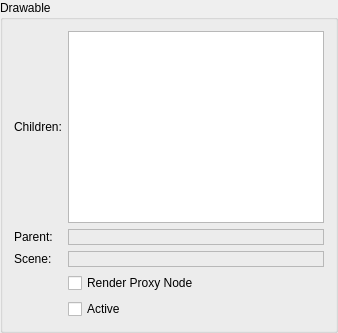
         <widget class="QGroupBox" name="drawableGroupBox">
          <property name="enabled">
           <bool>true</bool>
          </property>
          <property name="sizePolicy">
           <sizepolicy hsizetype="Preferred" vsizetype="Maximum">
            <horstretch>0</horstretch>
            <verstretch>0</verstretch>
           </sizepolicy>
          </property>
          <property name="title">
           <string>Drawable</string>
          </property>
          <property name="checkable">
           <bool>false</bool>
          </property>
          <layout class="QGridLayout" name="gridLayout_2">
           <item row="1" column="0">
            <widget class="QLabel" name="label_9">
             <property name="text">
              <string>Children:</string>
             </property>
            </widget>
           </item>
           <item row="1" column="1">
            <widget class="QListWidget" name="drawableChildList"/>
           </item>
           <item row="2" column="0">
            <widget class="QLabel" name="label_10">
             <property name="text">
              <string>Parent:</string>
             </property>
            </widget>
           </item>
           <item row="2" column="1">
            <widget class="QLabel" name="drawableParentLabel">
             <property name="frameShape">
              <enum>QFrame::StyledPanel</enum>
             </property>
             <property name="text">
              <string/>
             </property>
            </widget>
           </item>
           <item row="4" column="0">
            <widget class="QLabel" name="label_14">
             <property name="text">
              <string>Scene:</string>
             </property>
            </widget>
           </item>
           <item row="4" column="1">
            <widget class="QLabel" name="drawableParentSceneLabel">
             <property name="frameShape">
              <enum>QFrame::StyledPanel</enum>
             </property>
             <property name="text">
              <string/>
             </property>
            </widget>
           </item>
           <item row="5" column="1">
            <widget class="QCheckBox" name="drawableProxyNodeToggle">
             <property name="text">
              <string>Render Proxy Node</string>
             </property>
            </widget>
           </item>
           <item row="6" column="1">
            <widget class="QCheckBox" name="drawableActiveToggle">
             <property name="text">
              <string>Active</string>
             </property>
            </widget>
           </item>
          </layout>
         </widget>
